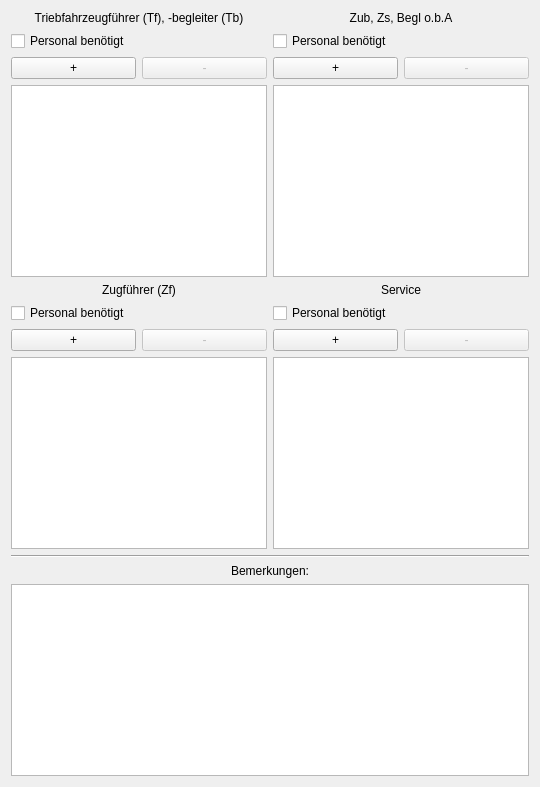
      <widget class="QWidget" name="tabPersonal">
       <property name="enabled">
        <bool>true</bool>
       </property>
       <attribute name="title">
        <string>Personal</string>
       </attribute>
       <layout class="QGridLayout" name="gridLayout_4">
        <item row="0" column="0">
         <layout class="QGridLayout" name="gridLayout_3">
          <item row="1" column="0" colspan="2">
           <widget class="QCheckBox" name="checkTf">
            <property name="text">
             <string>Personal benötigt</string>
            </property>
           </widget>
          </item>
          <item row="2" column="0">
           <widget class="QPushButton" name="pushButtonListTfAdd">
            <property name="enabled">
             <bool>true</bool>
            </property>
            <property name="sizePolicy">
             <sizepolicy hsizetype="Expanding" vsizetype="Fixed">
              <horstretch>0</horstretch>
              <verstretch>0</verstretch>
             </sizepolicy>
            </property>
            <property name="toolTip">
             <string>Name hinzufügen</string>
            </property>
            <property name="statusTip">
             <string>Name hinzufügen</string>
            </property>
            <property name="whatsThis">
             <string>Name hinzufügen</string>
            </property>
            <property name="accessibleDescription">
             <string>Name hinzufügen</string>
            </property>
            <property name="text">
             <string>+</string>
            </property>
           </widget>
          </item>
          <item row="2" column="1">
           <widget class="QPushButton" name="pushButtonListTfDelete">
            <property name="enabled">
             <bool>false</bool>
            </property>
            <property name="sizePolicy">
             <sizepolicy hsizetype="Expanding" vsizetype="Fixed">
              <horstretch>0</horstretch>
              <verstretch>0</verstretch>
             </sizepolicy>
            </property>
            <property name="toolTip">
             <string>Ausgewählten Namen löschen</string>
            </property>
            <property name="statusTip">
             <string>Ausgewählten Namen löschen</string>
            </property>
            <property name="whatsThis">
             <string>Ausgewählten Namen löschen</string>
            </property>
            <property name="accessibleDescription">
             <string>Ausgewählten Namen löschen</string>
            </property>
            <property name="text">
             <string>-</string>
            </property>
           </widget>
          </item>
          <item row="3" column="0" colspan="2">
           <widget class="QListWidget" name="listTf">
            <property name="enabled">
             <bool>true</bool>
            </property>
            <property name="verticalScrollMode">
             <enum>QAbstractItemView::ScrollPerPixel</enum>
            </property>
            <property name="horizontalScrollMode">
             <enum>QAbstractItemView::ScrollPerPixel</enum>
            </property>
            <property name="wordWrap">
             <bool>true</bool>
            </property>
           </widget>
          </item>
          <item row="0" column="0" colspan="2">
           <widget class="QLabel" name="LabelTf">
            <property name="toolTip">
             <string>Triebfahrzeugführer, Triebfahrzeugbegleiter</string>
            </property>
            <property name="whatsThis">
             <string>Wahts This</string>
            </property>
            <property name="text">
             <string>Triebfahrzeugführer (Tf), -begleiter (Tb)</string>
            </property>
            <property name="alignment">
             <set>Qt::AlignCenter</set>
            </property>
           </widget>
          </item>
         </layout>
        </item>
        <item row="0" column="1">
         <layout class="QGridLayout" name="gridLayout_5">
          <item row="1" column="0" colspan="2">
           <widget class="QCheckBox" name="checkZub">
            <property name="text">
             <string>Personal benötigt</string>
            </property>
           </widget>
          </item>
          <item row="3" column="0" colspan="2">
           <widget class="QListWidget" name="listZub">
            <property name="enabled">
             <bool>true</bool>
            </property>
            <property name="verticalScrollMode">
             <enum>QAbstractItemView::ScrollPerPixel</enum>
            </property>
            <property name="horizontalScrollMode">
             <enum>QAbstractItemView::ScrollPerPixel</enum>
            </property>
            <property name="wordWrap">
             <bool>true</bool>
            </property>
           </widget>
          </item>
          <item row="0" column="0" colspan="2">
           <widget class="QLabel" name="LabelZb">
            <property name="toolTip">
             <string/>
            </property>
            <property name="text">
             <string>Zub, Zs, Begl o.b.A</string>
            </property>
            <property name="alignment">
             <set>Qt::AlignCenter</set>
            </property>
           </widget>
          </item>
          <item row="2" column="0">
           <widget class="QPushButton" name="pushButtonListZubAdd">
            <property name="enabled">
             <bool>true</bool>
            </property>
            <property name="sizePolicy">
             <sizepolicy hsizetype="Expanding" vsizetype="Fixed">
              <horstretch>0</horstretch>
              <verstretch>0</verstretch>
             </sizepolicy>
            </property>
            <property name="toolTip">
             <string>Name hinzufügen</string>
            </property>
            <property name="statusTip">
             <string>Name hinzufügen</string>
            </property>
            <property name="whatsThis">
             <string>Name hinzufügen</string>
            </property>
            <property name="accessibleDescription">
             <string>Name hinzufügen</string>
            </property>
            <property name="text">
             <string>+</string>
            </property>
           </widget>
          </item>
          <item row="2" column="1">
           <widget class="QPushButton" name="pushButtonListZubDelete">
            <property name="enabled">
             <bool>false</bool>
            </property>
            <property name="sizePolicy">
             <sizepolicy hsizetype="Expanding" vsizetype="Fixed">
              <horstretch>0</horstretch>
              <verstretch>0</verstretch>
             </sizepolicy>
            </property>
            <property name="toolTip">
             <string>Ausgewählten Namen löschen</string>
            </property>
            <property name="statusTip">
             <string>Ausgewählten Namen löschen</string>
            </property>
            <property name="whatsThis">
             <string>Ausgewählten Namen löschen</string>
            </property>
            <property name="accessibleDescription">
             <string>Ausgewählten Namen löschen</string>
            </property>
            <property name="text">
             <string>-</string>
            </property>
           </widget>
          </item>
         </layout>
        </item>
        <item row="1" column="0">
         <layout class="QGridLayout" name="gridLayout">
          <item row="1" column="0" colspan="2">
           <widget class="QCheckBox" name="checkZf">
            <property name="text">
             <string>Personal benötigt</string>
            </property>
           </widget>
          </item>
          <item row="2" column="0">
           <widget class="QPushButton" name="pushButtonListZfAdd">
            <property name="enabled">
             <bool>true</bool>
            </property>
            <property name="sizePolicy">
             <sizepolicy hsizetype="Expanding" vsizetype="Fixed">
              <horstretch>0</horstretch>
              <verstretch>0</verstretch>
             </sizepolicy>
            </property>
            <property name="toolTip">
             <string>Name hinzufügen</string>
            </property>
            <property name="statusTip">
             <string>Name hinzufügen</string>
            </property>
            <property name="whatsThis">
             <string>Name hinzufügen</string>
            </property>
            <property name="accessibleDescription">
             <string>Name hinzufügen</string>
            </property>
            <property name="text">
             <string>+</string>
            </property>
           </widget>
          </item>
          <item row="2" column="1">
           <widget class="QPushButton" name="pushButtonListZfDelete">
            <property name="enabled">
             <bool>false</bool>
            </property>
            <property name="sizePolicy">
             <sizepolicy hsizetype="Expanding" vsizetype="Fixed">
              <horstretch>0</horstretch>
              <verstretch>0</verstretch>
             </sizepolicy>
            </property>
            <property name="toolTip">
             <string>Ausgewählten Namen löschen</string>
            </property>
            <property name="statusTip">
             <string>Ausgewählten Namen löschen</string>
            </property>
            <property name="whatsThis">
             <string>Ausgewählten Namen löschen</string>
            </property>
            <property name="accessibleDescription">
             <string>Ausgewählten Namen löschen</string>
            </property>
            <property name="text">
             <string>-</string>
            </property>
           </widget>
          </item>
          <item row="3" column="0" colspan="2">
           <widget class="QListWidget" name="listZf">
            <property name="enabled">
             <bool>true</bool>
            </property>
            <property name="verticalScrollMode">
             <enum>QAbstractItemView::ScrollPerPixel</enum>
            </property>
            <property name="horizontalScrollMode">
             <enum>QAbstractItemView::ScrollPerPixel</enum>
            </property>
            <property name="resizeMode">
             <enum>QListView::Adjust</enum>
            </property>
            <property name="wordWrap">
             <bool>true</bool>
            </property>
           </widget>
          </item>
          <item row="0" column="0" colspan="2">
           <widget class="QLabel" name="LabelZf">
            <property name="toolTip">
             <string/>
            </property>
            <property name="text">
             <string>Zugführer (Zf)</string>
            </property>
            <property name="alignment">
             <set>Qt::AlignCenter</set>
            </property>
           </widget>
          </item>
         </layout>
        </item>
        <item row="1" column="1">
         <layout class="QGridLayout" name="gridLayout_2">
          <item row="1" column="0" colspan="2">
           <widget class="QCheckBox" name="checkService">
            <property name="text">
             <string>Personal benötigt</string>
            </property>
           </widget>
          </item>
          <item row="3" column="0" colspan="2">
           <widget class="QListWidget" name="listService">
            <property name="enabled">
             <bool>true</bool>
            </property>
            <property name="verticalScrollMode">
             <enum>QAbstractItemView::ScrollPerPixel</enum>
            </property>
            <property name="horizontalScrollMode">
             <enum>QAbstractItemView::ScrollPerPixel</enum>
            </property>
            <property name="wordWrap">
             <bool>true</bool>
            </property>
           </widget>
          </item>
          <item row="0" column="0" colspan="2">
           <widget class="QLabel" name="LabelService">
            <property name="toolTip">
             <string/>
            </property>
            <property name="text">
             <string>Service</string>
            </property>
            <property name="alignment">
             <set>Qt::AlignCenter</set>
            </property>
           </widget>
          </item>
          <item row="2" column="1">
           <widget class="QPushButton" name="pushButtonListServiceDelete">
            <property name="enabled">
             <bool>false</bool>
            </property>
            <property name="sizePolicy">
             <sizepolicy hsizetype="Expanding" vsizetype="Fixed">
              <horstretch>0</horstretch>
              <verstretch>0</verstretch>
             </sizepolicy>
            </property>
            <property name="toolTip">
             <string>Ausgewählten Namen löschen</string>
            </property>
            <property name="statusTip">
             <string>Ausgewählten Namen löschen</string>
            </property>
            <property name="whatsThis">
             <string>Ausgewählten Namen löschen</string>
            </property>
            <property name="accessibleDescription">
             <string>Ausgewählten Namen löschen</string>
            </property>
            <property name="text">
             <string>-</string>
            </property>
           </widget>
          </item>
          <item row="2" column="0">
           <widget class="QPushButton" name="pushButtonListServiceAdd">
            <property name="enabled">
             <bool>true</bool>
            </property>
            <property name="sizePolicy">
             <sizepolicy hsizetype="Expanding" vsizetype="Fixed">
              <horstretch>0</horstretch>
              <verstretch>0</verstretch>
             </sizepolicy>
            </property>
            <property name="toolTip">
             <string>Name hinzufügen</string>
            </property>
            <property name="statusTip">
             <string>Name hinzufügen</string>
            </property>
            <property name="whatsThis">
             <string>Name hinzufügen</string>
            </property>
            <property name="accessibleDescription">
             <string>Name hinzufügen</string>
            </property>
            <property name="text">
             <string>+</string>
            </property>
           </widget>
          </item>
         </layout>
        </item>
        <item row="2" column="0" colspan="2">
         <widget class="Line" name="line">
          <property name="orientation">
           <enum>Qt::Horizontal</enum>
          </property>
         </widget>
        </item>
        <item row="3" column="0" colspan="2">
         <layout class="QGridLayout" name="gridLayout_7">
          <item row="0" column="0">
           <widget class="QLabel" name="LabelBemerkungen">
            <property name="toolTip">
             <string notr="true"/>
            </property>
            <property name="statusTip">
             <string notr="true"/>
            </property>
            <property name="whatsThis">
             <string notr="true"/>
            </property>
            <property name="accessibleName">
             <string notr="true"/>
            </property>
            <property name="accessibleDescription">
             <string notr="true"/>
            </property>
            <property name="text">
             <string>Bemerkungen:</string>
            </property>
            <property name="alignment">
             <set>Qt::AlignCenter</set>
            </property>
           </widget>
          </item>
          <item row="1" column="0">
           <widget class="QPlainTextEdit" name="textBemerkungen">
            <property name="enabled">
             <bool>true</bool>
            </property>
            <property name="toolTip">
             <string notr="true"/>
            </property>
            <property name="statusTip">
             <string notr="true"/>
            </property>
            <property name="whatsThis">
             <string notr="true"/>
            </property>
            <property name="accessibleName">
             <string notr="true"/>
            </property>
            <property name="accessibleDescription">
             <string notr="true"/>
            </property>
            <property name="plainText">
             <string/>
            </property>
           </widget>
          </item>
         </layout>
        </item>
       </layout>
      </widget>
